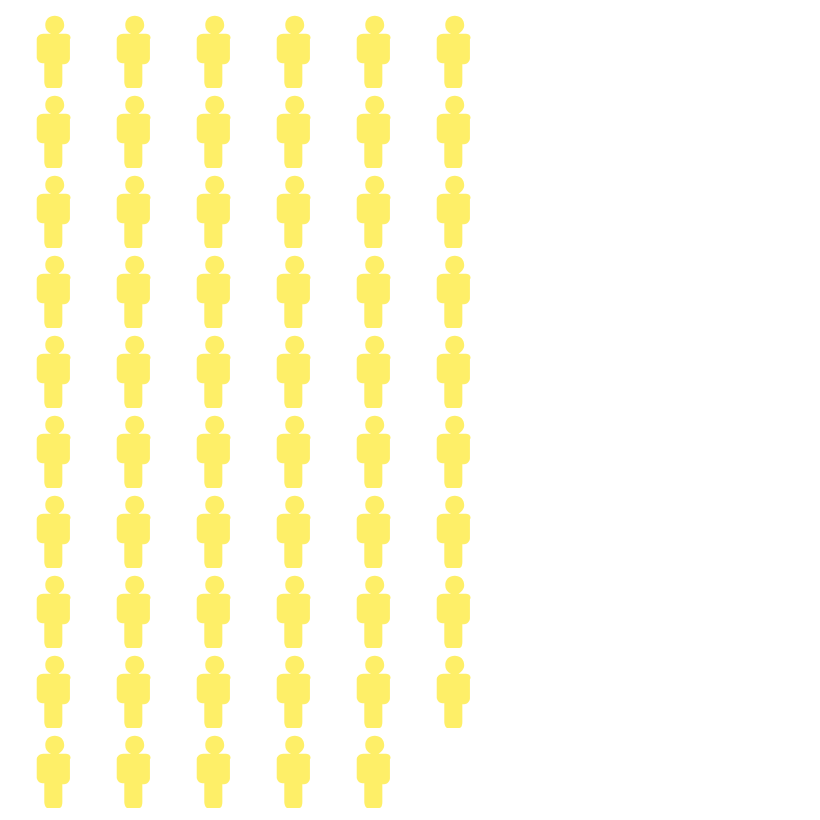

The Vega-Lite source for this figure:
### Vega-Lite specification from a JSON file in a GitHub repository (floating-point values rounded to 4 significant figures)
{"$schema": "https://vega.github.io/schema/vega-lite/v5.json", "config": {"view": {"stroke": ""}}, "background": "transparent", "width": 400, "height": 400, "data": {"values": [{"id": 1, "value": "#FEE929"}, {"id": 2, "value": "#FEE929"}, {"id": 3, "value": "#FEE929"}, {"id": 4, "value": "#FEE929"}, {"id": 5, "value": "#FEE929"}, {"id": 6, "value": "#FEE929"}, {"id": 7, "value": "#FEE929"}, {"id": 8, "value": "#FEE929"}, {"id": 9, "value": "#FEE929"}, {"id": 10, "value": "#FEE929"}, {"id": 11, "value": "#FEE929"}, {"id": 12, "value": "#FEE929"}, {"id": 13, "value": "#FEE929"}, {"id": 14, "value": "#FEE929"}, {"id": 15, "value": "#FEE929"}, {"id": 16, "value": "#FEE929"}, {"id": 17, "value": "#FEE929"}, {"id": 18, "value": "#FEE929"}, {"id": 19, "value": "#FEE929"}, {"id": 20, "value": "#FEE929"}, {"id": 21, "value": "#FEE929"}, {"id": 22, "value": "#FEE929"}, {"id": 23, "value": "#FEE929"}, {"id": 24, "value": "#FEE929"}, {"id": 25, "value": "#FEE929"}, {"id": 26, "value": "#FEE929"}, {"id": 27, "value": "#FEE929"}, {"id": 28, "value": "#FEE929"}, {"id": 29, "value": "#FEE929"}, {"id": 30, "value": "#FEE929"}, {"id": 31, "value": "#FEE929"}, {"id": 32, "value": "#FEE929"}, {"id": 33, "value": "#FEE929"}, {"id": 34, "value": "#FEE929"}, {"id": 35, "value": "#FEE929"}, {"id": 36, "value": "#FEE929"}, {"id": 37, "value": "#FEE929"}, {"id": 38, "value": "#FEE929"}, {"id": 39, "value": "#FEE929"}, {"id": 40, "value": "#FEE929"}, {"id": 41, "value": "#FEE929"}, {"id": 42, "value": "#FEE929"}, {"id": 43, "value": "#FEE929"}, {"id": 44, "value": "#FEE929"}, {"id": 45, "value": "#FEE929"}, {"id": 46, "value": "#FEE929"}, {"id": 47, "value": "#FEE929"}, {"id": 48, "value": "#FEE929"}, {"id": 49, "value": "#FEE929"}, {"id": 50, "value": "#FEE929"}, {"id": 51, "value": "#FEE929"}, {"id": 52, "value": "#FEE929"}, {"id": 53, "value": "#FEE929"}, {"id": 54, "value": "#FEE929"}, {"id": 55, "value": "#FEE929"}, {"id": 56, "value": "#FEE929"}, {"id": 57, "value": "#FEE929"}, {"id": 58, "value": "#FEE929"}, {"id": 59, "value": "#FEE929"}, {"id": 60, "value": "white"}, {"id": 61, "value": "white"}, {"id": 62, "value": "white"}, {"id": 63, "value": "white"}, {"id": 64, "value": "white"}, {"id": 65, "value": "white"}, {"id": 66, "value": "white"}, {"id": 67, "value": "white"}, {"id": 68, "value": "white"}, {"id": 69, "value": "white"}, {"id": 70, "value": "white"}, {"id": 71, "value": "white"}, {"id": 72, "value": "white"}, {"id": 73, "value": "white"}, {"id": 74, "value": "white"}, {"id": 75, "value": "white"}, {"id": 76, "value": "white"}, {"id": 77, "value": "white"}, {"id": 78, "value": "white"}, {"id": 79, "value": "white"}, {"id": 80, "value": "white"}, {"id": 81, "value": "white"}, {"id": 82, "value": "white"}, {"id": 83, "value": "white"}, {"id": 84, "value": "white"}, {"id": 85, "value": "white"}, {"id": 86, "value": "white"}, {"id": 87, "value": "white"}, {"id": 88, "value": "white"}, {"id": 89, "value": "white"}, {"id": 90, "value": "white"}, {"id": 91, "value": "white"}, {"id": 92, "value": "white"}, {"id": 93, "value": "white"}, {"id": 94, "value": "white"}, {"id": 95, "value": "white"}, {"id": 96, "value": "white"}, {"id": 97, "value": "white"}, {"id": 98, "value": "white"}, {"id": 99, "value": "white"}, {"id": 100, "value": "white"}]}, "transform": [{"calculate": "ceil (datum.id/10)", "as": "col"}, {"calculate": "datum.id - datum.col*10", "as": "row"}], "mark": {"type": "point", "filled": true}, "encoding": {"x": {"field": "col", "type": "ordinal", "axis": null}, "y": {"field": "row", "type": "ordinal", "axis": null}, "shape": {"value": "M1.7 -1.7h-0.8c0.3 -0.2 0.6 -0.5 0.6 -0.9c0 -0.6 -0.4 -1 -1 -1c-0.6 0 -1 0.4 -1 1c0 0.4 0.2 0.7 0.6 0.9h-0.8c-0.4 0 -0.7 0.3 -0.7 0.6v1.9c0 0.3 0.3 0.6 0.6 0.6h0.2c0 0 0 0.1 0 0.1v1.9c0 0.3 0.2 0.6 0.3 0.6h1.3c0.2 0 0.3 -0.3 0.3 -0.6v-1.8c0 0 0 -0.1 0 -0.1h0.2c0.3 0 0.6 -0.3 0.6 -0.6v-2c0.2 -0.3 -0.1 -0.6 -0.4 -0.6z"}, "color": {"field": "value", "type": "nominal", "scale": null}, "size": {"value": 90}}}
